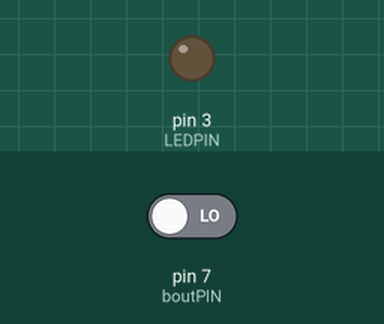
Recording of a sketch running on a simulated Arduino Uno, built with avr-gcc and run on an emulated ATmega328P. Parts: output pins drawn as LEDs (lit = HIGH). The test bench sets the inputs (shaded band); at power-on: pin 7 (boutPIN) LOW. What the sketch prints to the serial monitor is not drawn.

Above: at 1.2 s.
1.3 s: pin 7 (boutPIN) driven HIGH
Timing chart, 0 to 10.3 s (numbered marks = the images above; inputs shaded):
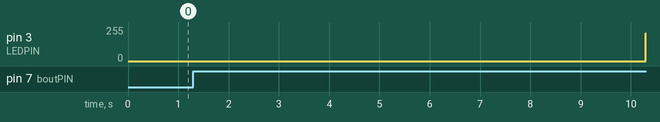

Measured:
- after the input at 1.3 s, pin 3 (LEDPIN): 0/255 → 208/255 after 9.0 s

The sketch:

LED_bas_haut_bas_bouton_debug_V1.1.ino
```cpp
/**
   Allumer LED de 0 à maximum et recommencer en boucle avec un bouton
*/
//declaration des PINS
const int LEDPIN = 3; //pin PWM obligatoire
const int boutPIN = 7;

//Déclaration de variables
int intensiteLED = 0; //intensité de la LED à tout moment
int plusMoins = 1; //Dans quel sens va le compteur intensiteLED
int boutonEnfonce = 0;//Initialiser pas enfoncé

void setup() {
  pinMode(LEDPIN, OUTPUT);//la LED est éteinte
  pinMode(boutPIN, INPUT);

  Serial.begin(9600); //Initialiser le port séri pour utiliser la console
  //9600 bauds (bits / sec) 9600 /10 (bits par charactere) = 960 char/sec

}

void loop() //comme un gros FOR(1 == 1)
{
  boutonEnfonce = digitalRead(boutPIN);
  if (boutonEnfonce == 1)
  {
    intensiteLED = intensiteLED + plusMoins;//
    if (intensiteLED >= 255)//borne supérieure: intensité maximale peermise par analogWrite()
    {
      plusMoins = -1;// INVERSER l'addition
    }
    if (intensiteLED <= 0)//borne inférieure
    {
      plusMoins = 1;
    }
    Serial.println(intensiteLED);//ATTENTION: ralentit l'exécution
    delay(5);//ATTENTION : Ralentit l'exécution
    analogWrite(LEDPIN, intensiteLED);//MAX 255
  } else
  {
    plusMoins = 1;//pour être ceertain de repartir en montant l'intensité
    intensiteLED = 0;//pour être certain que la LED est éteinte (voir définition analogWrite())
    analogWrite(LEDPIN, intensiteLED);//prendere habitude d'écrire 0

  }
}
```
